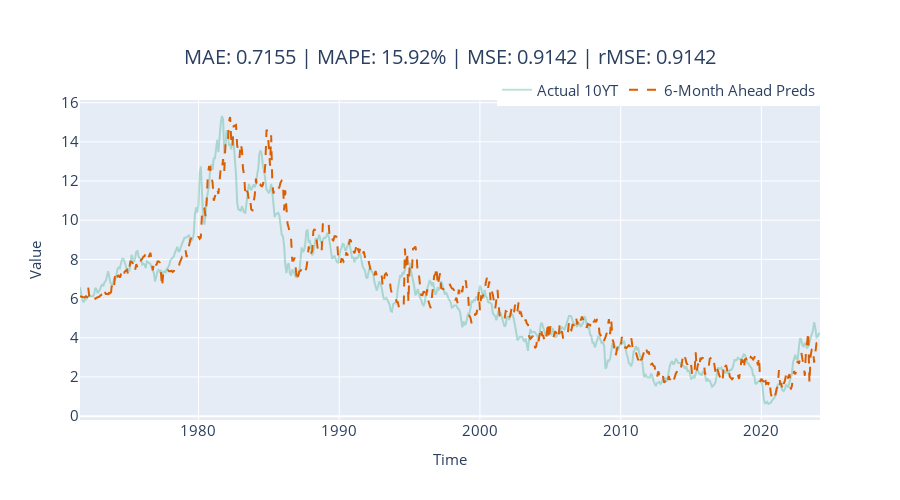

Source (notebook cell):
### Code cell
# create dataframe for plotting 
to_plot = pd.DataFrame(format_y_pred(step1_preds, "preds"))
to_plot = to_plot.join(format_y_pred(step1_act, "act"))

# plot results 
fig = plot_forecast(to_plot, forecast_columns=["preds"], forecast_display_names=['6-Month Ahead Preds'])
fig = format_plot(fig, title=f"MAE: {metrics['MAE']:.4f} | MAPE: {metrics['MAPE']:.2f}% | MSE: {metrics['MSE']:.4f} | rMSE: {metrics['rMSE']:.4f}")
fig.show()

### Figure 1 — Plotly figure (JSON) as saved in the notebook; plotly's stock layout.template omitted (floating-point values rounded to 4 significant figures; data arrays with more than 128 entries replaced by an {"elided": "..."} marker saying what was removed)
{"data": [{"line": {"color": "rgba(27,158,119, 0.3)"}, "mode": "lines", "name": "Actual 10YT", "type": "scatter", "x": {"elided": "632 str values"}, "y": {"elided": "632 float values"}}, {"line": {"color": "rgba(217,95,2, 1)", "dash": "dash"}, "mode": "lines", "name": "6-Month Ahead Preds", "type": "scatter", "x": {"elided": "632 str values"}, "y": {"elided": "632 float values"}}], "layout": {"autosize": false, "height": 500, "legend": {"font": {"size": 15}, "orientation": "h", "title": {}, "x": 1, "xanchor": "right", "y": 0.98, "yanchor": "bottom"}, "title": {"font": {"size": 20}, "text": "MAE: 0.7155 | MAPE: 15.92% | MSE: 0.9142 | rMSE: 0.9142", "x": 0.5, "xanchor": "center", "yanchor": "top"}, "width": 900, "xaxis": {"autorange": true, "range": ["1971-08-01", "2024-03-01"], "tickfont": {"size": 15}, "title": {"font": {"size": 15}, "text": "Time"}, "type": "date"}, "yaxis": {"autorange": true, "range": [-0.1967, 16.14], "tickfont": {"size": 15}, "title": {"font": {"size": 15}, "text": "Value"}, "type": "linear"}}}
